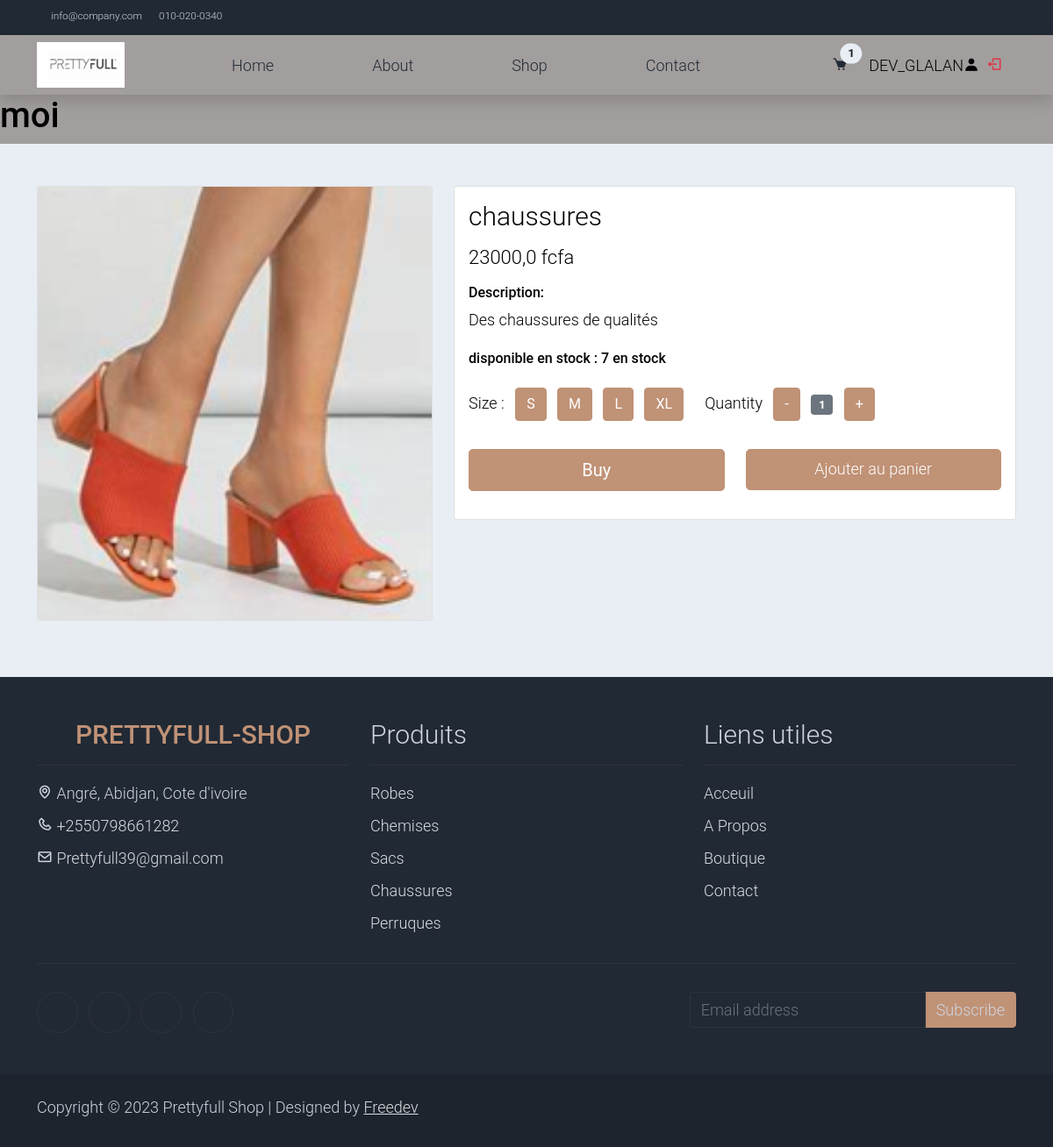
Page /product/chaussures (signed in) on the committed database.
### accounts/models.py (models this page shows)
class Shopper(AbstractUser):
    pass

### store/models.py (models this page shows, shortened)
class Cart(models.Model):
    user = models.OneToOneField(AUTH_USER_MODEL, on_delete=models.CASCADE)
    orders = models.ManyToManyField(Order)

class Product(models.Model):
    name = models.CharField(max_length=128)
    slug = models.SlugField(max_length=128)
    price = models.FloatField(default=0.0)
    stock = models.IntegerField(default=0)
    description = models.TextField(blank=True)
    thumbnail = models.ImageField(upload_to="products", blank=True, null=True)

### store/views.py (the view)
# urls.py: path('product/<str:slug>', product_detail, name='product'),
def product_detail(request, slug):
    product = get_object_or_404(Product, slug=slug)
    return render(request, 'store/detail.html', context={"product": product})

### store/templates/store/detail.html (shortened to what this page needs)
{% extends 'base.html' %} {% block content %}
<h1>moi</h1>
<section class="bg-light">
  <div class="container pb-5">
    <div class="row">
      <div class="col-lg-5 mt-5">
        <div class="card mb-3">
          <img
            class="card-img img-fluid"
            src="{{ product.thumbnail.url }}"
            alt="{{ product.name }}"
            id="product-detail"
          />
        </div>
      </div>
      <div class="col-lg-7 mt-5">
        <div class="card">
          <div class="card-body">
            <h1 class="h2">{{ product.name }}</h1>
            <p class="h3 py-2">{{ product.price }} fcfa</p>
            <h6>Description:</h6>
            <p>{{ product.description }}</p>
            <ul class="list-inline">
              <li class="list-inline-item">
                <h6>disponible en stock : {{ product.stock }} en stock</h6>
              </li>
            </ul>
            <form action="" method="GET">
              <div class="row">
                <div class="col-auto">
                  <ul class="list-inline pb-3">
                    <li class="list-inline-item">
                      Size :
                    </li>
                    <li class="list-inline-item">
                      <span class="btn btn-success btn-size">S</span>
                    </li>
                    <li class="list-inline-item">
                      <span class="btn btn-success btn-size">M</span>
                    </li>
                    <li class="list-inline-item">
                      <span class="btn btn-success btn-size">L</span>
                    </li>
                    <li class="list-inline-item">
                      <span class="btn btn-success btn-size">XL</span>
                    </li>
                  </ul>
                </div>
                <div class="col-auto">
                  <ul class="list-inline pb-3">
                    <li class="list-inline-item text-right">
                      Quantity
                    </li>
                    <li class="list-inline-item">
                      <span class="btn btn-success" id="btn-minus">-</span>
                    </li>
                    <li class="list-inline-item">
                      <span class="badge bg-secondary" id="var-value">1</span>
                    </li>
                    <li class="list-inline-item">
                      <span class="btn btn-success" id="btn-plus">+</span>
                    </li>
                  </ul>
                </div>
              </div>
              <div class="row pb-3">
                <div class="col d-grid">
                  <button
                    type="submit"
                    class="btn btn-success btn-lg"
                    name="submit"
                    value="buy"
                  >
                    Buy
                  </button>
                </div>
                <div class="col d-grid">
                  {% if user.is_authenticated %}
                  <a href="{% url 'add_to_cart' product.slug %}" class="btn btn-success btn-lg">
                          Ajouter au panier
                      </a>
                  {% endif %}
                  <a href="">
                  </a>
                </div>
              </div>
            </form>
          </div>
        </div>
      </div>
    </div>
  </div>
</section>
 {% endblock %}

### templates/base.html (shortened to what this page needs)
<!DOCTYPE html>
<html lang="fr">
<head>
    <link rel="stylesheet" href="https://cdn.jsdelivr.net/npm/bootstrap@4.3.1/dist/css/bootstrap.min.css">
    <link href='https://unpkg.com/boxicons@2.1.4/css/boxicons.min.css' rel='stylesheet'>
    {% load static %}
    <link rel="stylesheet" href=" {% static 'css/bootstrap.min.css' %}">
    <link rel="stylesheet" href="{% static 'css/exemple.css' %}">
    <link rel="stylesheet" href="{% static 'css/templatemo.css' %}">
</head>
<body>
   <nav class="navbar navbar-expand-lg bg-dark navbar-light d-none d-lg-block" id="templatemo_nav_top">
      <div class="container text-light">
          <div class="w-100 d-flex justify-content-between">
              <div>
                  <a class="navbar-sm-brand text-light text-decoration-none" href="mailto:info@company.com">info@company.com</a>
                  <a class="navbar-sm-brand text-light text-decoration-none" href="tel:010-020-0340">010-020-0340</a>
              </div>
              <div>
                  <a class="text-light" href="https://fb.com/templatemo" target="_blank" rel="sponsored"></a>
                  <a class="text-light" href="https://www.instagram.com/" target="_blank"></a>
                  <a class="text-light" href="https://twitter.com/" target="_blank"></a>
              </div>
          </div>
      </div>
  </nav>
  <nav class="navbar navbar-expand-lg navbar-light shadow">
    <div class="container d-flex justify-content-between align-items-center">
        <a href="" class="logo"><img src="{% static 'images/logo.png'%}" alt=""></a>
        <div class="align-self-center collapse navbar-collapse flex-fill  d-lg-flex justify-content-lg-between" id="templatemo_main_nav">
            <div class="flex-fill">
                <ul class="nav navbar-nav d-flex justify-content-between mx-lg-auto">
                    <li class="nav-item">
                        <a class="nav-link" href="{% url 'index'%}">Home</a>
                    </li>
                    <li class="nav-item">
                        <a class="nav-link" href="{% url 'about'%}">About</a>
                    </li>
                    <li class="nav-item">
                        <a class="nav-link" href="shop.html">Shop</a>
                    </li>
                    <li class="nav-item">
                        <a class="nav-link" href="{% url 'contact' %}">Contact</a>
                    </li>
                </ul>
            </div>
            <div class="navbar align-self-center d-flex">
                <a class="nav-icon d-none d-lg-inline" href="#" data-bs-toggle="modal" data-bs-target="#templatemo_search">
                </a>
                <a class="nav-icon position-relative text-decoration-none" href="{% url 'cart' %}">
                    <i class='bx bxs-cart mr-1' ></i>
                    <span class="position-absolute top-0 left-100 translate-middle badge rounded-pill bg-light text-dark">{{ user.cart.orders.count }}</span>
                </a>
                {% if user.is_authenticated %}
                 {{ user.username }}<i class='bx bxs-user bx-2x'></i>
             <a href="{% url 'logout' %}">
                <i class='bx bx-log-out ml-2 text-danger bx-3x'></i>
             </a>
             {% endif %}
            </div>
        </div>
    </div>
</nav>
      {% block content %}
      {% endblock content %}
      <footer class="bg-dark" id="tempaltemo_footer">
         <div class="container">
             <div class="row">
                 <div class="col-md-4 pt-5">
                     <h2 class="h2 text-success border-bottom pb-3 border-light logo">PRETTYFULL-SHOP</h2>
                     <ul class="list-unstyled text-light footer-link-list">
                         <li>
                            <i class='bx bx-map'></i>
                            Angré, Abidjan, Cote d'ivoire
                         </li>
                         <li>
                            <i class='bx bx-phone'></i>
                           <a class="text-decoration-none" href="tel:">+2550798661282</a>
                         </li>
                         <li>
                            <i class='bx bx-envelope'></i>
                             <a class="text-decoration-none" href="mailto:">Prettyfull39@gmail.com</a>
                         </li>
                     </ul>
                 </div>
                 <div class="col-md-4 pt-5">
                     <h2 class="h2 text-light border-bottom pb-3 border-light">Produits</h2>
                     <ul class="list-unstyled text-light footer-link-list">
                         <li><a class="text-decoration-none" href="#">Robes</a></li>
                         <li><a class="text-decoration-none" href="#">Chemises</a></li>
                         <li><a class="text-decoration-none" href="#">Sacs</a></li>
                         <li><a class="text-decoration-none" href="#">Chaussures</a></li>
                         <li><a class="text-decoration-none" href="#">Perruques</a></li>
                     </ul>
                 </div>
                 <div class="col-md-4 pt-5">
                     <h2 class="h2 text-light border-bottom pb-3 border-light">Liens utiles</h2>
                     <ul class="list-unstyled text-light footer-link-list">
                         <li><a class="text-decoration-none" href="{% url 'index'%}">Acceuil</a></li>
                         <li><a class="text-decoration-none" href="{% url 'about'%}">A Propos</a></li>
                         <li><a class="text-decoration-none" href="#">Boutique</a></li>
                         <li><a class="text-decoration-none" href="#">Contact</a></li>
                     </ul>
                 </div>
             </div>
             <div class="row text-light mb-4">
                 <div class="col-12 mb-3">
                     <div class="w-100 my-3 border-top border-light"></div>
                 </div>
                 <div class="col-auto me-auto">
                     <ul class="list-inline text-left footer-icons">
                         <li class="list-inline-item border border-light rounded-circle text-center">
                         </li>
                         <li class="list-inline-item border border-light rounded-circle text-center">
                         </li>
                         <li class="list-inline-item border border-light rounded-circle text-center">
                         </li>
                         <li class="list-inline-item border border-light rounded-circle text-center">
                         </li>
                     </ul>
                 </div>
                 <div class="col-auto">
                     <div class="input-group mb-2">
                         <input type="text" class="form-control bg-dark border-light" id="subscribeEmail" placeholder="Email address">
                         <div class="input-group-text btn-success text-light">Subscribe</div>
                     </div>
                 </div>
             </div>
         </div>
         <div class="w-100 bg-black py-3">
             <div class="container">
                 <div class="row pt-2">
                     <div class="col-12">
                         <p class="text-left text-light">
                             Copyright © 2023 Prettyfull Shop
                             | Designed by <a rel="sponsored" href="" target="_blank">Freedev</a>
                         </p>
                     </div>
                 </div>
             </div>
         </div>
     </footer>
</body>
</html>

### static/css/exemple.css (style rules this page uses)
body { background-color: #A29E9D; color: black; }
.logo { display: flex; justify-content: center; align-items: center; font-weight: 700; }
.logo img { width: 100px; margin-right: 1rem; }

### static/css/templatemo.css (style rules this page uses)
body, ul, li, p, a, label, input, div { font-family: 'Roboto', sans-serif; font-size: 18px !important; font-weight: 300 !important; }
.h2 { font-family: 'Roboto', sans-serif; font-size: 30px !important; font-weight: 300; }
.h3 { font-family: 'Roboto', sans-serif; font-size: 22px !important; }
.logo { font-weight: 500 !important; }
.text-success { color:#C09276 !important; }
.text-light { color: #cfd6e1 !important; }
.bg-dark { background-color: #212934 !important; }
.bg-light { background-color: #e9eef5 !important; }
.bg-black { background-color: #1d242d !important; }
.btn-success { background-color: #C09276 !important; border-color:#C09276 !important; }
#templatemo_nav_top { min-height: 40px; }
#templatemo_nav_top * { font-size: .9em !important; }
#templatemo_main_nav a { color: #212934; }
#templatemo_main_nav .navbar .nav-icon { margin-right: 20px; }
.form-control { border: 1px solid #e8e8e8; }
#tempaltemo_footer a { color: #dcdde1; }
#tempaltemo_footer ul.footer-link-list li { padding-top: 10px; }
#tempaltemo_footer ul.footer-icons li { width: 2.6em; height: 2.6em; line-height: 2.6em; }
#tempaltemo_footer .border-light { border-color: #2d343f !important; }
@media (min-width: 768px) { #templatemo_main_nav .navbar-nav { max-width: 450px; } }
@media (min-width: 992px) { #templatemo_main_nav .navbar-nav { max-width: 550px; } }

### rows in the picture
Shopper: cart.orders.count "1", username "DEV_GLALAN"
Product: thumbnail (picture), name "chaussures", price "23000,0", description "Des chaussures de qualités", stock "7"
